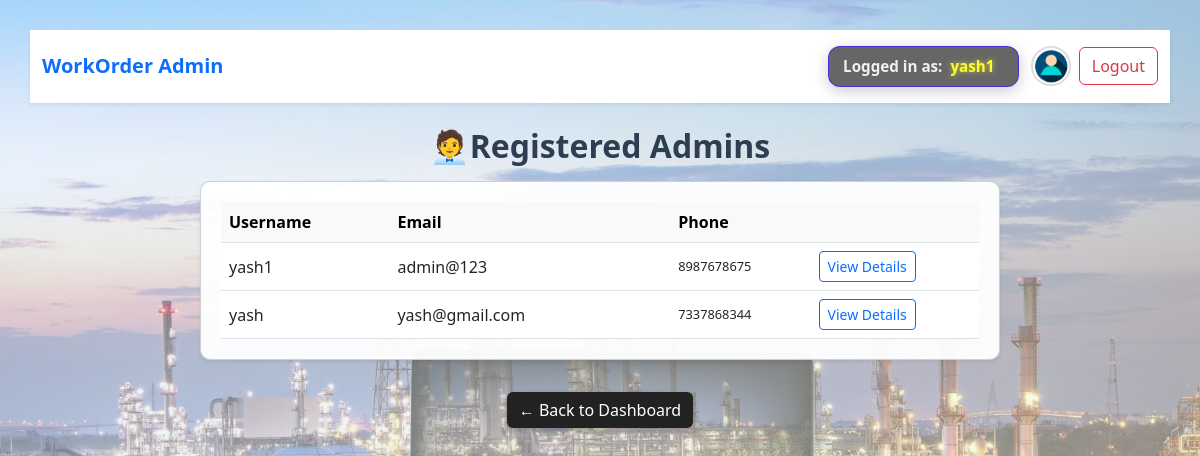
The app's page /admins (signed in) with its own data.
### tables this page shows
CREATE TABLE users (
                id INTEGER PRIMARY KEY AUTOINCREMENT,
                username TEXT NOT NULL UNIQUE,
                password TEXT NOT NULL,
                role TEXT NOT NULL,
                email TEXT,
                phone TEXT,
                profile_pic TEXT
            );

### app.py (the view)
@app.route("/admins", methods=["GET"])
@admin_required
def admin_list():
    conn = get_db()
    cur = conn.cursor()
    cur.execute(
        "SELECT id, username, role, profile_pic FROM users WHERE id = ?",
        (session["user_id"],),
    )
    user = cur.fetchone()
    cur.execute(
        "SELECT id, username, email, phone, profile_pic FROM users WHERE role = 'admin'"
    )
    admins = cur.fetchall()
    return render_template("admin_list.html", admins=admins, user=user)

### app.py (called while the page is built)
def admin_required(f):
    @wraps(f)
    def wrapper(*args, **kwargs):
        if 'user_id' not in session:
            flash("Please login first.", "warning")
            return redirect(url_for('login'))
        if session.get('role') != 'admin':
            flash("Access denied. Admins only.", "danger")
            return redirect(url_for('dashboard'))
        return f(*args, **kwargs)
    return wrapper

def get_db():
    conn = sqlite3.connect(DB_PATH)
    conn.row_factory = sqlite3.Row
    return conn# ---------- tiny helper just for analytics ----------

### templates/admin_list.html (shortened to what this page needs)
<!DOCTYPE html>
<html lang="en">
<head>
  <link href="https://cdn.jsdelivr.net/npm/bootstrap@5.3.0/dist/css/bootstrap.min.css" rel="stylesheet">
  <link rel="stylesheet" href="{{ url_for('static', filename='style.css') }}">
</head>
<body>
<nav class="navbar navbar-expand-lg navbar-light bg-white shadow-sm mb-4">
  <div class="container">
    <span class="navbar-brand fw-bold text-primary">WorkOrder Admin</span>
    <div class="d-flex align-items-center ms-auto">
      <p class="logged-in-badge shadow-glass">
  <span class="text">Logged in as:</span>
  <span class="admin-name">{{ user['username'] }}</span>
</p>
      <a href="{{ url_for('profile', user_id=session['user_id']) }}" title="View Profile" class="me-2">
        {% if user and user['profile_pic'] %}
          <img src="{{ url_for('static', filename='uploads/' ~ user['profile_pic']) }}" alt="Profile" class="avatar-img">
        {% else %}
          <img src="{{ url_for('static', filename='uploads/profile_dummy.png') }}" alt="Default" class="avatar-img">
        {% endif %}
      </a>
      <a href="{{ url_for('logout') }}" class="btn btn-outline-danger">Logout</a>
    </div>
  </div>
</nav>
<div class="container mt-4">
  <div class="text-center mb-3">
    <h2>🧑‍💼Registered Admins</h2>
  </div>
  {% if admins %}
    <div class="card shadow-sm mx-auto" style="max-width: 800px;">
      <div class="table-responsive">
        <table class="table table-hover align-middle mb-0">
          <thead class="table-light">
            <tr>
              <th style="min-width: 120px;">Username</th>
              <th style="min-width: 200px;">Email</th>
              <th style="min-width: 100px;">Phone</th>
              <th style="min-width: 120px;"></th>
            </tr>
          </thead>
          <tbody>
          {% for a in admins %}
            <tr>
              <td>{{ a['username'] }}</td>
              <td>{{ a['email'] or '-' }}</td>
              <td>{{ a['phone'] or '-' }}</td>
              <td>
                <a href="{{ url_for('admin_details', admin_id=a['id']) }}"
                   class="btn btn-sm btn-outline-primary">
                  View Details
                </a>
              </td>
            </tr>
          {% endfor %}
          </tbody>
        </table>
      </div>
    </div>
  {% else %}
    <div class="alert alert-info">No admins found.</div>
  {% endif %}
</div>
<div class="text-center mt-4">
  <a href="{{ url_for('dashboard') }}" class="btn custom-dark-btn">← Back to Dashboard</a>
</div>
</body>
</html>

### static/style.css (style rules this page uses)
:root { --main-bg: #f8f9fa; --card-bg: #fff; --accent: #0d6efd; }
body { background: var(--main-bg); min-height: 100vh; font-family: 'Segoe UI', Arial, sans-serif; }
.table td:nth-child(3) { max-width: 200px; white-space: normal; word-wrap: break-word; font-size: 0.8rem; }
.card { border-radius: 1.5rem; box-shadow: 0 6px 36px -12px rgba(0,0,0,0.13); background: var(--card-bg); margin-bottom: 2rem; transition: box-shadow .3s; }
body { font-family: 'Segoe UI', sans-serif; background: linear-gradient(135deg, #d0e7ff, #fff7d1); margin: 0; padding: 30px; }
.table th, .table td { vertical-align: middle; }
:root { --bg-color: #ffffff; --text-color: #000000; --card-color: #f2f2f2; }
body { background-color: var(--bg-color); color: var(--text-color); font-family: 'Segoe UI', Tahoma, Geneva, Verdana, sans-serif; transition: all 0.3s ease; }
.card { background-color: var(--card-color); padding: 1rem; border-radius: 8px; }
.avatar-img { width: 100%; height: 100%; object-fit: cover; display: block; border-radius: 50%; }
@media (min-width: 768px) { .container { max-width: 90%; } }
@media (min-width: 1024px) { .container { max-width: 1200px; } }

### records on screen
users: username "yash1", profile_pic (placeholder picture), email "admin@123", phone "8987678675"
users: username "yash", email "yash@gmail.com", phone "7337868344"
